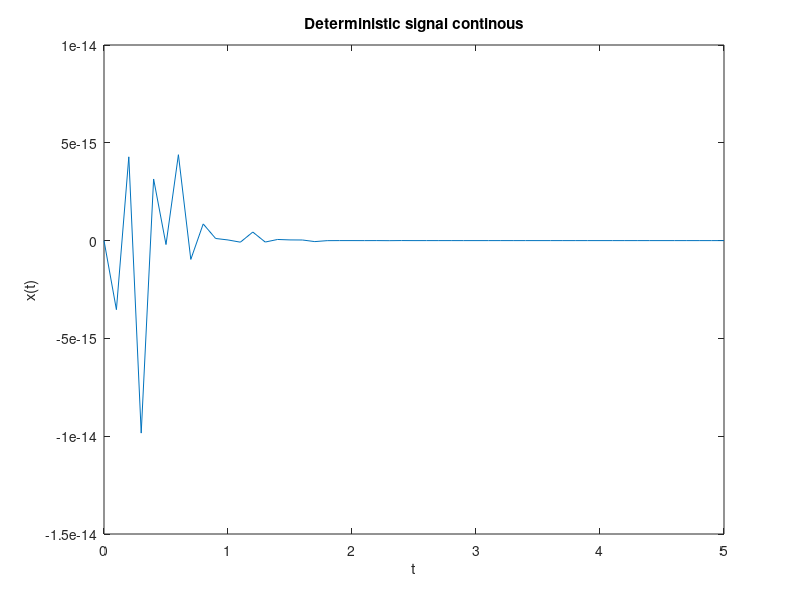

Write MATLAB code to recreate this figure.
t=0:0.1:5;
x=5*exp(-5*t).*sin(50*pi*t);
plot(t,x);
xlabel('t');
ylabel('x(t)')
title('Deterministic signal continous');
